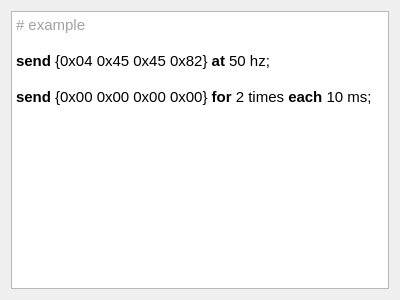
<?xml version="1.0" encoding="UTF-8"?>
<ui version="4.0">
 <class>Form</class>
 <widget class="QWidget" name="Form">
  <property name="geometry">
   <rect>
    <x>0</x>
    <y>0</y>
    <width>400</width>
    <height>300</height>
   </rect>
  </property>
  <property name="windowTitle">
   <string>Form</string>
  </property>
  <layout class="QVBoxLayout" name="verticalLayout">
   <item>
    <widget class="QTextEdit" name="textEdit">
     <property name="html">
      <string>&lt;!DOCTYPE HTML PUBLIC &quot;-//W3C//DTD HTML 4.0//EN&quot; &quot;http://www.w3.org/TR/REC-html40/strict.dtd&quot;&gt;
&lt;html&gt;&lt;head&gt;&lt;meta name=&quot;qrichtext&quot; content=&quot;1&quot; /&gt;&lt;style type=&quot;text/css&quot;&gt;
p, li { white-space: pre-wrap; }
&lt;/style&gt;&lt;/head&gt;&lt;body style=&quot; font-family:'Ubuntu'; font-size:11pt; font-weight:400; font-style:normal;&quot;&gt;
&lt;p style=&quot; margin-top:0px; margin-bottom:0px; margin-left:0px; margin-right:0px; -qt-block-indent:0; text-indent:0px;&quot;&gt;&lt;span style=&quot; color:#a1a1a1;&quot;&gt;# example&lt;/span&gt;&lt;/p&gt;
&lt;p style=&quot;-qt-paragraph-type:empty; margin-top:0px; margin-bottom:0px; margin-left:0px; margin-right:0px; -qt-block-indent:0; text-indent:0px;&quot;&gt;&lt;br /&gt;&lt;/p&gt;
&lt;p style=&quot; margin-top:0px; margin-bottom:0px; margin-left:0px; margin-right:0px; -qt-block-indent:0; text-indent:0px;&quot;&gt;&lt;span style=&quot; font-weight:600;&quot;&gt;send&lt;/span&gt; {0x04 0x45 0x45 0x82} &lt;span style=&quot; font-weight:600;&quot;&gt;at&lt;/span&gt; 50 hz;&lt;/p&gt;
&lt;p style=&quot;-qt-paragraph-type:empty; margin-top:0px; margin-bottom:0px; margin-left:0px; margin-right:0px; -qt-block-indent:0; text-indent:0px;&quot;&gt;&lt;br /&gt;&lt;/p&gt;
&lt;p style=&quot; margin-top:0px; margin-bottom:0px; margin-left:0px; margin-right:0px; -qt-block-indent:0; text-indent:0px;&quot;&gt;&lt;span style=&quot; font-weight:600;&quot;&gt;send&lt;/span&gt; {0x00 0x00 0x00 0x00} &lt;span style=&quot; font-weight:600;&quot;&gt;for&lt;/span&gt; 2 times &lt;span style=&quot; font-weight:600;&quot;&gt;each&lt;/span&gt; 10 ms;&lt;/p&gt;
&lt;p style=&quot;-qt-paragraph-type:empty; margin-top:0px; margin-bottom:0px; margin-left:0px; margin-right:0px; -qt-block-indent:0; text-indent:0px;&quot;&gt;&lt;br /&gt;&lt;/p&gt;&lt;/body&gt;&lt;/html&gt;</string>
     </property>
     <property name="tabStopWidth">
      <number>40</number>
     </property>
    </widget>
   </item>
  </layout>
 </widget>
 <resources/>
 <connections/>
</ui>
